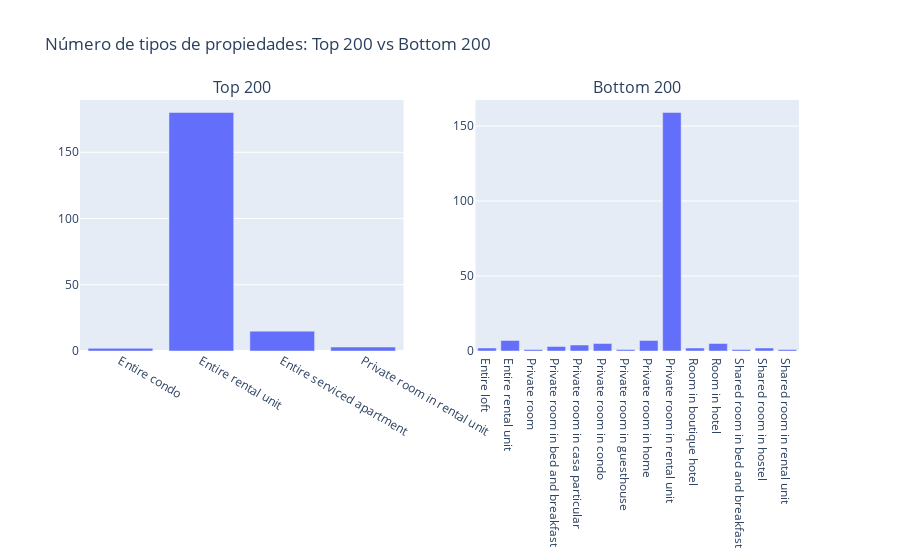

Write notebook code for a chart like this one.
### Code cell
# COMPARACION DEL TIPO DE PROPIEDADES DE ALQUILER

property_type_top200 = top_200.groupby('property_type')['property_type'].value_counts()

property_type_bottom200 = bottom_200.groupby('property_type')['property_type'].value_counts()


# Creamos las figuras
fig1= px.bar(x=property_type_top200.index, y=property_type_top200.values, labels={'x': 'Tipo de Propiedad', 'y': 'Número'}, title= 'Número de tipos de propiedades- TOP_200', template='plotly')

fig2= px.bar(x=property_type_bottom200.index,y=property_type_bottom200.values, labels={'x': 'Tipo de Propiedad', 'y': 'Número'}, title= 'Número de tipos de propiedades- BOTTOM_200')

# Crear subplots
fig = make_subplots(rows=1, cols=2, subplot_titles=('Top 200', 'Bottom 200'))

# Añadir las trazas del primer gráfico de barras a la primera columna del subplot
for trace in fig1.data:
    fig.add_trace(trace, row=1, col=1)

# Añadir las trazas del segundo gráfico de barras a la segunda columna del subplot
for trace in fig2.data:
    fig.add_trace(trace, row=1, col=2)

# Actualizar el layout del gráfico
fig.update_layout(title_text='Número de tipos de propiedades: Top 200 vs Bottom 200')

# Mostrar el gráfico
fig.show()

### Figure 1 — Plotly figure (JSON) as saved in the notebook; plotly's stock layout.template omitted (floating-point values rounded to 4 significant figures)
{"data": [{"alignmentgroup": "True", "hovertemplate": "Tipo de Propiedad=%{x}<br>Número=%{y}<extra></extra>", "legendgroup": "", "marker": {"color": "#636efa", "pattern": {"shape": ""}}, "name": "", "offsetgroup": "", "orientation": "v", "showlegend": false, "textposition": "auto", "type": "bar", "x": ["Entire condo", "Entire rental unit", "Entire serviced apartment", "Private room in rental unit"], "xaxis": "x", "y": [2, 180, 15, 3], "yaxis": "y"}, {"alignmentgroup": "True", "hovertemplate": "Tipo de Propiedad=%{x}<br>Número=%{y}<extra></extra>", "legendgroup": "", "marker": {"color": "#636efa", "pattern": {"shape": ""}}, "name": "", "offsetgroup": "", "orientation": "v", "showlegend": false, "textposition": "auto", "type": "bar", "x": ["Entire loft", "Entire rental unit", "Private room", "Private room in bed and breakfast", "Private room in casa particular", "Private room in condo", "Private room in guesthouse", "Private room in home", "Private room in rental unit", "Room in boutique hotel", "Room in hotel", "Shared room in bed and breakfast", "Shared room in hostel", "Shared room in rental unit"], "xaxis": "x2", "y": [2, 7, 1, 3, 4, 5, 1, 7, 159, 2, 5, 1, 2, 1], "yaxis": "y2"}], "layout": {"annotations": [{"font": {"size": 16}, "showarrow": false, "text": "Top 200", "x": 0.225, "xanchor": "center", "xref": "paper", "y": 1, "yanchor": "bottom", "yref": "paper"}, {"font": {"size": 16}, "showarrow": false, "text": "Bottom 200", "x": 0.775, "xanchor": "center", "xref": "paper", "y": 1, "yanchor": "bottom", "yref": "paper"}], "title": {"text": "Número de tipos de propiedades: Top 200 vs Bottom 200"}, "xaxis": {"anchor": "y", "domain": [0, 0.45]}, "xaxis2": {"anchor": "y2", "domain": [0.55, 1]}, "yaxis": {"anchor": "x", "domain": [0, 1]}, "yaxis2": {"anchor": "x2", "domain": [0, 1]}}}
